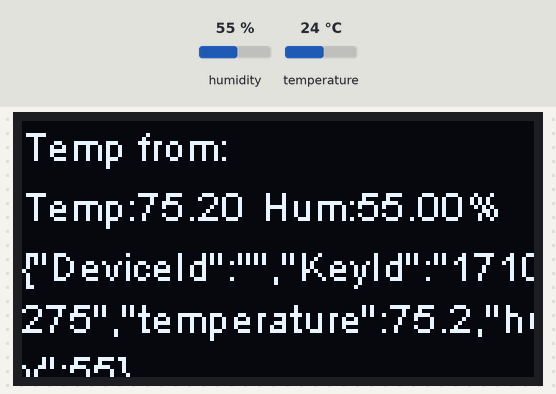
The sketch below on a simulated ESP8266 (NodeMCU). On the bench: 128×64 one-colour display. The inputs (shaded band) are chosen by the test bench; at power-on: humidity 55 %, temperature 24 °C. WiFi joins after 1.5 s; servers stay silent unless stated; network time is answered at once with the bench clock; the local clock reads 2024-03-15 10:24:30 at power-on unless the sketch sets it; storage starts empty; what the sketch prints to the serial monitor is not drawn.

Above: at 6.9 s.
7.0 s: humidity set to 22 %
At 9.1 s:
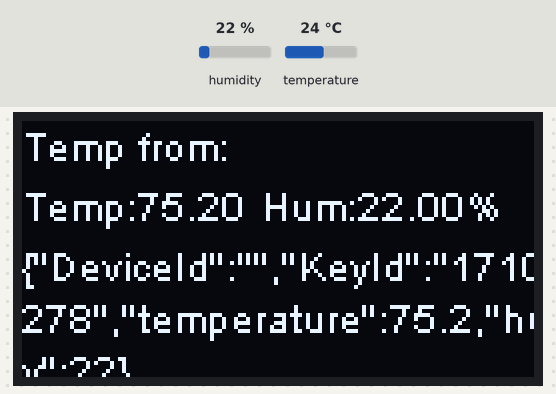
13.9 s: temperature set to 12 °C
At 16.51 s:
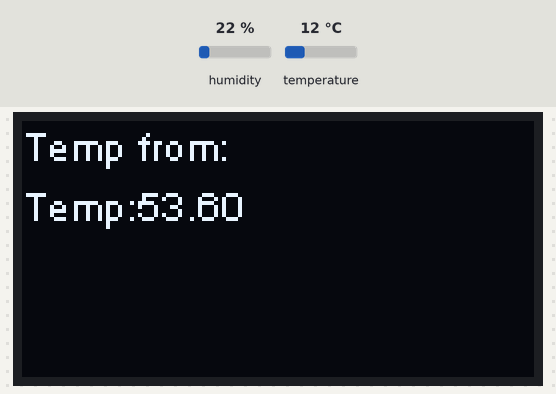
17.9 s: humidity set to 40 %
At 20.7 s:
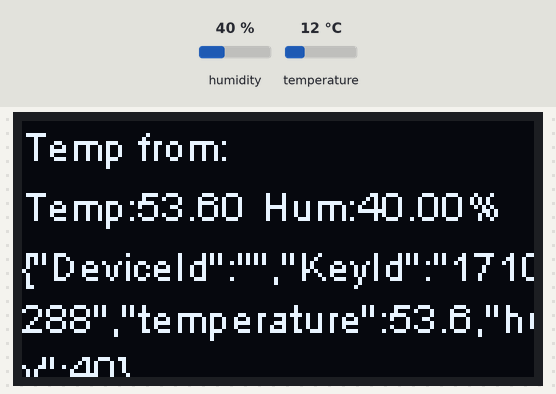
21.2 s: temperature set to 19 °C
At 22.7 s:
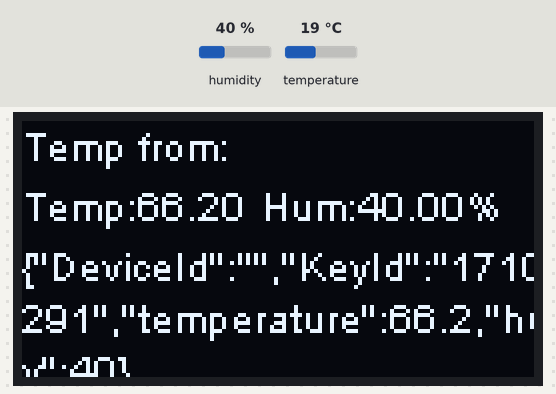
Timing chart, 0 to 24.2 s (numbered marks = the images above; inputs shaded):
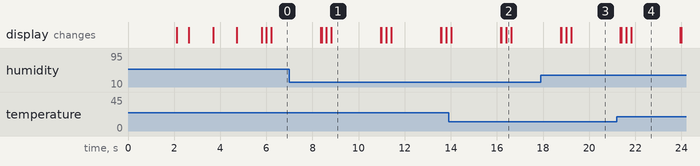

Measured:
- what the display in image 1 shows lasts 2.2 s, from 8.8 s to 11.0 s

The sketch:

esp8266_weather_with_sd.ino
```cpp
/**
   03/07/2017
   Arthur A Garcia
   This project will connect an ESP8266 to a display and DHT11 Temperature sensor
   The data will then be sent to Azure and an alert will be generated
   DEVICE : Node MCU ESP8266 (0.9)
          : SD card reader Micro SD adaptor

   3-10-17 : added url and device id to sd card reader
   4-16-07 : cleaned up code and moved sendtodisplay function th common
           : removed host and sas token from code. made data inputs from sd card
		   : added code to work on both huzzah and node mcu
*/


// include wifi library for nodemcu 8266

#include "SSD1306.h" // alias for `#include "SSD1306Wire.h"`
#include <ESP8266WiFi.h>
// need this lib for Secure SSL for ESP 8266 chip
#include <WiFiClientSecure.h>

// include SD library
#include <SD.h>

// Include the correct display library
// For a connection via I2C using Wire include
#include <SPI.h>

// http://easycoding.tn/tuniot/demos/code/
// D2 -> SDA
// D1 -> SCL      display( address of display, SDA,SCL)
#include "SSD1306.h"
//SSD1306  display(0x3C, 4, 5);  // for node mcu  d1-<scl , d2->sda
SSD1306  display(0x3C, 5, 0);  // for huzzah SDL ->gpio 0, SDA->gpio 5

// common include file with additional user functions ise
// To use tabs with a .h extension, you need to #include it (using "double quotes" not <angle brackets>).
#include "esp8266_common.h"

// for dht11 temp sensor on esp8266 chip
#include <DHT.h>
//#define DHTPIN 2 // D4 on nodemcu = gpio 2
#define DHTPIN 4 // on huzzah gpio 4

#define DHTTYPE DHT11
DHT dht(DHTPIN, DHTTYPE);

String netid, pwd, deviceId, url, host, sas;
long duration, distance, lastDistance;
int delayMls = 6000;
String passData[7];

void setup() {

  Serial.begin(9600);
  Serial.println("");

  // by default, we'll generate the high voltage from the 3.3v line internally! (neat!)
  // init done
  // Show image buffer on the display hardware.
  // Since the buffer is intialized with an Adafruit splashscreen
  // internally, this will display the splashscreen.
  // stup for display
  display.init();
  display.setTextAlignment(TEXT_ALIGN_LEFT);
  display.flipScreenVertically();
  display.setFont(ArialMT_Plain_10);

  sendToDisplay(0, 0, "Screen Init");
  delay(2000);

  sendToDisplay(0,15,"Init SD Card");

  // get data from sd card
  // passing an array to house sd card information
  getSDData(passData);

  // move sd card data to global variables
  netid = passData[0];
  pwd = passData[1];
  deviceId = passData[2];
  url = passData[3];

  // endpoint to use to send message /devices/{device name}/messages/events?api-version=2016-02-03
  // host =  address for your Azure IoT Hub
  // sas  =  sas authorization token from below
  //
  // on device monitor generate a sas token on config page.
  //String uri = "/devices/esp8266v2/messages/events?api-version=2016-02-03";
  host = passData[4];
  sas = passData[5];

  // get delay between readings in milliseconds
  delayMls = passData[6].toInt();

  // replace device id in url
  url.replace("{0}", deviceId);

  // verify variables from sd card got into globals
  Serial.print("NETID:");
  Serial.println(netid);
  Serial.print("PWD:");
  Serial.println(pwd);
  Serial.print("DEVICEID:");
  Serial.println(deviceId);
  Serial.print("URL:");
  Serial.println(url);

  // initialize wifi
  WiFi.disconnect();
  WiFi.begin( (const char*)netid.c_str() , (const char*)pwd.c_str() );

  display.clear();
  Serial.print("Connecting to SSID:");
  Serial.println(WiFi.SSID());
  Serial.println(WiFi.macAddress() );

  sendToDisplay(0, 0, "Connecting:" + netid);

  while (WiFi.status() != WL_CONNECTED) {
    delay(500);
    Serial.print(".");

	switch (WiFi.status())
	{
	case WL_CONNECTION_LOST:
		Serial.println("Connection Lost");
		break;
	case WL_CONNECT_FAILED:
		Serial.println("Connection Failed");
		break;
	case WL_DISCONNECTED:
		Serial.println(" Not Connected");
		break;
	default:
		Serial.print("Status:");
		Serial.println(WiFi.status());
		break;
	}

    sendToDisplay(0,15,"...");

  }

  // confirm connection to WiFi
  Serial.println("WiFi connected");
  Serial.print("IP address: ");
  Serial.println(WiFi.localIP());

  display.clear();
  sendToDisplay(0,0,"Connected:" + netid);
  sendToDisplay(0, 15, "IP:" + WiFi.localIP().toString());
  delay(1000);

  // start temp sensor
  dht.begin();
  sendToDisplay(0, 30, "Sensor Begin");

  // start time client - used to get curren time.
  timeClient.begin();
  sendToDisplay(0, 45, "TimeClient Begin");
  delay(1000);

}


void loop() {

  Serial.println("");
  Serial.println("Loop");

  timeClient.update();
  String key = (String)timeClient.getEpochTime();
  Serial.println(key);

  display.clear();
  sendToDisplay(0, 0, "Temp from:" + deviceId);

  float t = dht.readTemperature();
  // fahrenheit = t * 1.8 + 32.0;
  float temp = t *1.8 + 32;
  delay(200);
  sendToDisplay(0, 15, "Temp:" + String(temp));

  float humidity = dht.readHumidity();
  delay(200);
  sendToDisplay(60, 15, "Hum:" + String(humidity) + "%" );

  Serial.print("Temperature:");
  Serial.println(temp);

  Serial.print("Humidity:");
  Serial.println(humidity);

  // format data into Json object to pass to Azure
  //String myKeys[] = { "deviceId","Temp","Humidity","KeyValue" };
  String tempJson = createJsonData(deviceId, temp, humidity,key);

  // send json to Azure
  httpRequest("POST", url, host, sas, "application/atom+xml;type=entry;charset=utf-8", tempJson);

  sendToDisplay(0,30, 150,tempJson);
  Serial.print("Json Sent:");
  Serial.println(tempJson);
  delay(2000);

  // show waiting
  display.clear();
  sendToDisplay(0, 0, "Temp from:" + deviceId);
  sendToDisplay(0, 15, "Temp:" + String(temp));
  sendToDisplay(60, 15, "Hum:" + String(humidity) + "%");
  sendToDisplay(0, 30, "Waiting :" + passData[6] + " Mls" );
  delay(delayMls);   // delay 60000 miliseconds = 60 sec 1000ms = 1 second

}
```

esp8266_common.h
```cpp
#include <NTPClient.h>
#include <WiFiUdp.h>
#include <ArduinoJson.h>
//#include <SD.h>

// Include the correct display library
// For a connection via I2C using Wire include
//#include <SPI.h>

WiFiUDP ntpUDP;

// setup https client for 8266 SSL client
WiFiClientSecure client;


// You can specify the time server pool and the offset (in seconds, can be
// changed later with setTimeOffset() ). Additionaly you can specify the
// update interval (in milliseconds, can be changed using setUpdateInterval() ).
NTPClient timeClient(ntpUDP, "europe.pool.ntp.org", 3600, 60000);

// declare functions
String createJsonData(String devId, float temp ,float humidity,String keyid);
void sendToDisplay(int col, int row, String data);
void sendToDisplay(int col, int row, int len, String data);

String createJsonData(String devId, float temp, float humidity,String keyid)
{

  // create json object
  StaticJsonBuffer<200> jsonBuffer;
  char* buff;
  String outdata;

  JsonObject& root = jsonBuffer.createObject();
  root["DeviceId"] = devId;
  root["KeyId"] = keyid;
  root["temperature"] = temp;
  root["humidity"] = humidity;

  // convert to string
  root.printTo(outdata);
  return outdata;

}

void httpRequest(String verb, String uri, String host, String sas, String contentType, String content)
{
	Serial.println("--- Start Process --- ");
	if (verb.equals("")) return;
	if (uri.equals("")) return;

	// close any connection before send a new request.
	// This will free the socket on the WiFi shield
	client.stop();

	// if there's a successful connection:
	if (client.connect((const char*)host.c_str(), 443)) {
		Serial.println("--- We are Connected --- ");
		Serial.print("*** Sending Data To:  ");
		Serial.println(host + uri);

		Serial.print("*** Data To Send:  ");
		Serial.println(content);

		client.print(verb); //send POST, GET or DELETE
		client.print(" ");
		client.print(uri);  // any of the URI
		client.println(" HTTP/1.1");

		client.print("Host: ");
		client.println((const char*)host.c_str());  //with hostname header

		client.print("Authorization: ");
		client.println((const char*)sas.c_str());  //Authorization SAS token obtained from Azure IoT device explorer

		if (verb.equals("POST"))
		{
			Serial.println("--- Sending POST ----");
			client.print("Content-Type: ");
			client.println(contentType);
			client.print("Content-Length: ");
			client.println(content.length());
			client.println();
			client.println(content);
		}
		else
		{
			Serial.println("--- client status --- ");
			Serial.println(client.status());

			client.println();

		}
	}

	while (client.available()) {
		char c = client.read();
		Serial.write(c);
	}

	Serial.println("--- Send complete ----");
}

void getSDData(String *passData)
{
	String str, netid, pwd, deviceId, url, hostname, sas, delay ;

	File dataFile;
	Serial.println("In getSDData");

	// initialize sd card
	// for nodemcu use begin() else use begin(4)
	Serial.print("Initializing SD card...");

	if (!SD.begin()) {
		Serial.println("initialization failed!");
		return;
	}
	Serial.println("initialization done.");

	// open the file. note that only one file can be open at a time,
	// so you have to close this one before opening another.
	dataFile = SD.open("wifiFile.txt");
	int index = 0;

	if (dataFile)
	{
		Serial.println("data from sd card");
		display.clear();
		sendToDisplay(0, 0, "Data From Card");

		while (dataFile.available())
		{
			if (dataFile.find("SSID:"))
			{
				str = dataFile.readStringUntil('|');
				netid = str;
				Serial.println(netid);
				sendToDisplay(0, 15, netid);
			}
			if (dataFile.find("PASSWORD:"))
			{
				str = dataFile.readStringUntil('|');
				pwd = str;
				Serial.println(pwd);
				//sendToDisplay(0,30, pwd);
			}
			if (dataFile.find("DEVICEID:"))
			{
				str = dataFile.readStringUntil('|');
				deviceId = str;
				Serial.println(deviceId);
				sendToDisplay(0,30, deviceId);
			}
			if (dataFile.find("URL:"))
			{
				str = dataFile.readStringUntil('|');
				url = str;
				Serial.println(url);
				//sendToDisplay(50, 30, url);
			}
			if (dataFile.find("HOSTNAME:"))
			{
				str = dataFile.readStringUntil('|');
				hostname = str;
				Serial.println(hostname);
				sendToDisplay(0, 45, hostname);
			}
			if (dataFile.find("SAS:"))
			{
				str = dataFile.readStringUntil('|');
				sas = str;
				Serial.println(sas);
			}
			if (dataFile.find("DELAY:"))
			{
				str = dataFile.readStringUntil('|');
				delay = str;
				Serial.println(delay);
			}
		}
		// close the file
		dataFile.close();
	}

	passData[0] = netid;
	passData[1] = pwd;
	passData[2] = deviceId;
	passData[3] = url;
	passData[4] = hostname;
	passData[5] = sas;
	passData[6] = delay;

}

void sendToDisplay(int col, int row, String data)
{
	display.drawString(col, row, data);
	display.display();
}

void sendToDisplay(int col, int row,int len, String data)
{
	display.drawStringMaxWidth(col, row,len, data);
	display.display();
}
```
